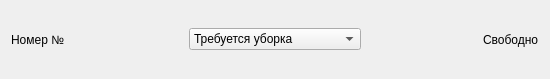
<?xml version="1.0" encoding="UTF-8"?>
<ui version="4.0">
 <class>ItemRoom</class>
 <widget class="QWidget" name="ItemRoom">
  <property name="geometry">
   <rect>
    <x>0</x>
    <y>0</y>
    <width>550</width>
    <height>79</height>
   </rect>
  </property>
  <property name="windowTitle">
   <string>Form</string>
  </property>
  <layout class="QHBoxLayout" name="horizontalLayout">
   <item>
    <layout class="QVBoxLayout" name="verticalLayout">
     <item>
      <widget class="QLabel" name="room">
       <property name="text">
        <string>Номер №</string>
       </property>
      </widget>
     </item>
    </layout>
   </item>
   <item>
    <widget class="QComboBox" name="statusCleaning">
     <item>
      <property name="text">
       <string>Требуется уборка</string>
      </property>
     </item>
     <item>
      <property name="text">
       <string>Убрано</string>
      </property>
     </item>
    </widget>
   </item>
   <item alignment="Qt::AlignRight">
    <widget class="QLabel" name="statusRoom">
     <property name="text">
      <string>Свободно</string>
     </property>
    </widget>
   </item>
  </layout>
 </widget>
 <resources/>
 <connections/>
</ui>
